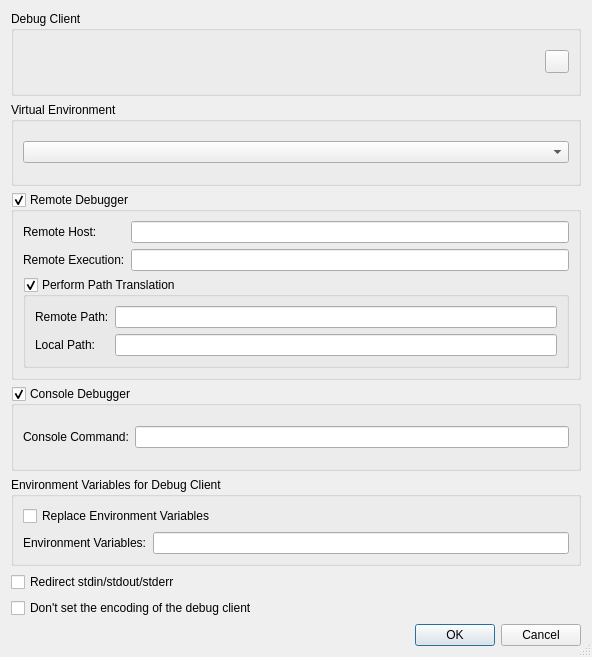
<?xml version="1.0" encoding="UTF-8"?>
<ui version="4.0">
 <class>DebuggerPropertiesDialog</class>
 <widget class="QDialog" name="DebuggerPropertiesDialog">
  <property name="geometry">
   <rect>
    <x>0</x>
    <y>0</y>
    <width>592</width>
    <height>657</height>
   </rect>
  </property>
  <property name="windowTitle">
   <string>Debugger Properties</string>
  </property>
  <property name="sizeGripEnabled">
   <bool>true</bool>
  </property>
  <layout class="QVBoxLayout" name="verticalLayout_3">
   <item>
    <widget class="QGroupBox" name="groupBox">
     <property name="title">
      <string>Debug Client</string>
     </property>
     <layout class="QHBoxLayout" name="horizontalLayout">
      <item>
       <widget class="EricComboPathPicker" name="debugClientPicker" native="true">
        <property name="focusPolicy">
         <enum>Qt::StrongFocus</enum>
        </property>
        <property name="toolTip">
         <string>Enter the path of the Debug Client to be used.  Leave empty to use the default.</string>
        </property>
       </widget>
      </item>
      <item>
       <widget class="QToolButton" name="debugClientClearHistoryButton">
        <property name="toolTip">
         <string>Press to clear the history of entered debug clients</string>
        </property>
       </widget>
      </item>
     </layout>
    </widget>
   </item>
   <item>
    <widget class="QGroupBox" name="groupBox_2">
     <property name="title">
      <string>Virtual Environment</string>
     </property>
     <layout class="QHBoxLayout" name="horizontalLayout_2">
      <item>
       <widget class="QComboBox" name="venvComboBox">
        <property name="sizePolicy">
         <sizepolicy hsizetype="Expanding" vsizetype="Fixed">
          <horstretch>0</horstretch>
          <verstretch>0</verstretch>
         </sizepolicy>
        </property>
        <property name="toolTip">
         <string>Select the virtual environment to be used</string>
        </property>
       </widget>
      </item>
     </layout>
    </widget>
   </item>
   <item>
    <widget class="QGroupBox" name="remoteDebuggerGroup">
     <property name="toolTip">
      <string>Select, if the debugger should be run remotely</string>
     </property>
     <property name="title">
      <string>Remote Debugger</string>
     </property>
     <property name="checkable">
      <bool>true</bool>
     </property>
     <layout class="QGridLayout" name="_7">
      <item row="2" column="0" colspan="2">
       <widget class="QGroupBox" name="pathTranslationGroup">
        <property name="toolTip">
         <string>Select, if path translation for remote debugging should be done</string>
        </property>
        <property name="title">
         <string>Perform Path Translation</string>
        </property>
        <property name="checkable">
         <bool>true</bool>
        </property>
        <layout class="QGridLayout">
         <item row="1" column="0">
          <widget class="QLabel" name="textLabel2_9">
           <property name="text">
            <string>Local Path:</string>
           </property>
          </widget>
         </item>
         <item row="1" column="1">
          <widget class="QLineEdit" name="translationLocalEdit">
           <property name="toolTip">
            <string>Enter the local path</string>
           </property>
          </widget>
         </item>
         <item row="0" column="1">
          <widget class="QLineEdit" name="translationRemoteEdit">
           <property name="toolTip">
            <string>Enter the remote path</string>
           </property>
          </widget>
         </item>
         <item row="0" column="0">
          <widget class="QLabel" name="textLabel1_18">
           <property name="text">
            <string>Remote Path:</string>
           </property>
          </widget>
         </item>
        </layout>
       </widget>
      </item>
      <item row="0" column="0">
       <widget class="QLabel" name="hostLabel">
        <property name="text">
         <string>Remote Host:</string>
        </property>
       </widget>
      </item>
      <item row="1" column="1">
       <widget class="QLineEdit" name="remoteCommandEdit">
        <property name="toolTip">
         <string>Enter the remote execution command.</string>
        </property>
        <property name="whatsThis">
         <string>&lt;b&gt;Remote Execution&lt;/b&gt;
&lt;p&gt;Enter the remote execution command (e.g. ssh). This command is used to log into the remote host and execute the remote debugger.&lt;/p&gt;</string>
        </property>
       </widget>
      </item>
      <item row="1" column="0">
       <widget class="QLabel" name="execLabel">
        <property name="text">
         <string>Remote Execution:</string>
        </property>
       </widget>
      </item>
      <item row="0" column="1">
       <widget class="QLineEdit" name="remoteHostEdit">
        <property name="toolTip">
         <string>Enter the hostname of the remote machine.</string>
        </property>
        <property name="whatsThis">
         <string>&lt;b&gt;Remote Host&lt;/b&gt;
&lt;p&gt;Enter the hostname of the remote machine.&lt;/p&gt;</string>
        </property>
       </widget>
      </item>
     </layout>
    </widget>
   </item>
   <item>
    <widget class="QGroupBox" name="consoleDebuggerGroup">
     <property name="toolTip">
      <string>Select, if the debugger should be executed in a console window</string>
     </property>
     <property name="title">
      <string>Console Debugger</string>
     </property>
     <property name="checkable">
      <bool>true</bool>
     </property>
     <layout class="QHBoxLayout" name="_3">
      <item>
       <widget class="QLabel" name="textLabel1_17">
        <property name="text">
         <string>Console Command:</string>
        </property>
       </widget>
      </item>
      <item>
       <widget class="QLineEdit" name="consoleCommandEdit">
        <property name="toolTip">
         <string>Enter the console command (e.g. xterm -e)</string>
        </property>
        <property name="whatsThis">
         <string>&lt;b&gt;Console Command&lt;/b&gt;
&lt;p&gt;Enter the console command (e.g. xterm -e). This command is used to open a command window for the debugger.&lt;/p&gt;</string>
        </property>
       </widget>
      </item>
     </layout>
    </widget>
   </item>
   <item>
    <widget class="QGroupBox" name="groupBox_3">
     <property name="title">
      <string>Environment Variables for Debug Client</string>
     </property>
     <layout class="QGridLayout" name="_6">
      <item row="0" column="0" colspan="2">
       <widget class="QCheckBox" name="debugEnvironmentOverrideCheckBox">
        <property name="toolTip">
         <string>Select, if the environment of the debug client should be replaced</string>
        </property>
        <property name="text">
         <string>Replace Environment Variables</string>
        </property>
       </widget>
      </item>
      <item row="1" column="1">
       <widget class="QLineEdit" name="debugEnvironmentEdit">
        <property name="toolTip">
         <string>Enter the environment variables to be set.</string>
        </property>
        <property name="whatsThis">
         <string>&lt;b&gt;Environment Variables&lt;/b&gt;
&lt;p&gt;Enter the environment variables to be set for the debugger. The individual settings must be separated by whitespace and be given in the form 'var=value'.&lt;/p&gt;
&lt;p&gt;Example: var1=1 var2=&quot;hello world&quot;&lt;/p&gt;</string>
        </property>
       </widget>
      </item>
      <item row="1" column="0">
       <widget class="QLabel" name="textLabel1_16">
        <property name="text">
         <string>Environment Variables:</string>
        </property>
       </widget>
      </item>
     </layout>
    </widget>
   </item>
   <item>
    <widget class="QCheckBox" name="redirectCheckBox">
     <property name="toolTip">
      <string>Select to redirect stdin, stdout and stderr of the program being debugged to the eric IDE</string>
     </property>
     <property name="text">
      <string>Redirect stdin/stdout/stderr</string>
     </property>
    </widget>
   </item>
   <item>
    <widget class="QCheckBox" name="noEncodingCheckBox">
     <property name="toolTip">
      <string>Select to not set the debug client encoding</string>
     </property>
     <property name="text">
      <string>Don't set the encoding of the debug client</string>
     </property>
    </widget>
   </item>
   <item>
    <widget class="QDialogButtonBox" name="buttonBox">
     <property name="orientation">
      <enum>Qt::Horizontal</enum>
     </property>
     <property name="standardButtons">
      <set>QDialogButtonBox::Cancel|QDialogButtonBox::Ok</set>
     </property>
    </widget>
   </item>
  </layout>
 </widget>
 <pixmapfunction>qPixmapFromMimeSource</pixmapfunction>
 <customwidgets>
  <customwidget>
   <class>EricComboPathPicker</class>
   <extends>QWidget</extends>
   <header>EricWidgets/EricPathPicker.h</header>
   <container>1</container>
  </customwidget>
 </customwidgets>
 <tabstops>
  <tabstop>debugClientPicker</tabstop>
  <tabstop>debugClientClearHistoryButton</tabstop>
  <tabstop>venvComboBox</tabstop>
  <tabstop>remoteDebuggerGroup</tabstop>
  <tabstop>remoteHostEdit</tabstop>
  <tabstop>remoteCommandEdit</tabstop>
  <tabstop>pathTranslationGroup</tabstop>
  <tabstop>translationRemoteEdit</tabstop>
  <tabstop>translationLocalEdit</tabstop>
  <tabstop>consoleDebuggerGroup</tabstop>
  <tabstop>consoleCommandEdit</tabstop>
  <tabstop>debugEnvironmentOverrideCheckBox</tabstop>
  <tabstop>debugEnvironmentEdit</tabstop>
  <tabstop>redirectCheckBox</tabstop>
  <tabstop>noEncodingCheckBox</tabstop>
 </tabstops>
 <resources/>
 <connections>
  <connection>
   <sender>buttonBox</sender>
   <signal>accepted()</signal>
   <receiver>DebuggerPropertiesDialog</receiver>
   <slot>accept()</slot>
   <hints>
    <hint type="sourcelabel">
     <x>84</x>
     <y>493</y>
    </hint>
    <hint type="destinationlabel">
     <x>84</x>
     <y>510</y>
    </hint>
   </hints>
  </connection>
  <connection>
   <sender>buttonBox</sender>
   <signal>rejected()</signal>
   <receiver>DebuggerPropertiesDialog</receiver>
   <slot>reject()</slot>
   <hints>
    <hint type="sourcelabel">
     <x>212</x>
     <y>494</y>
    </hint>
    <hint type="destinationlabel">
     <x>212</x>
     <y>508</y>
    </hint>
   </hints>
  </connection>
 </connections>
</ui>
